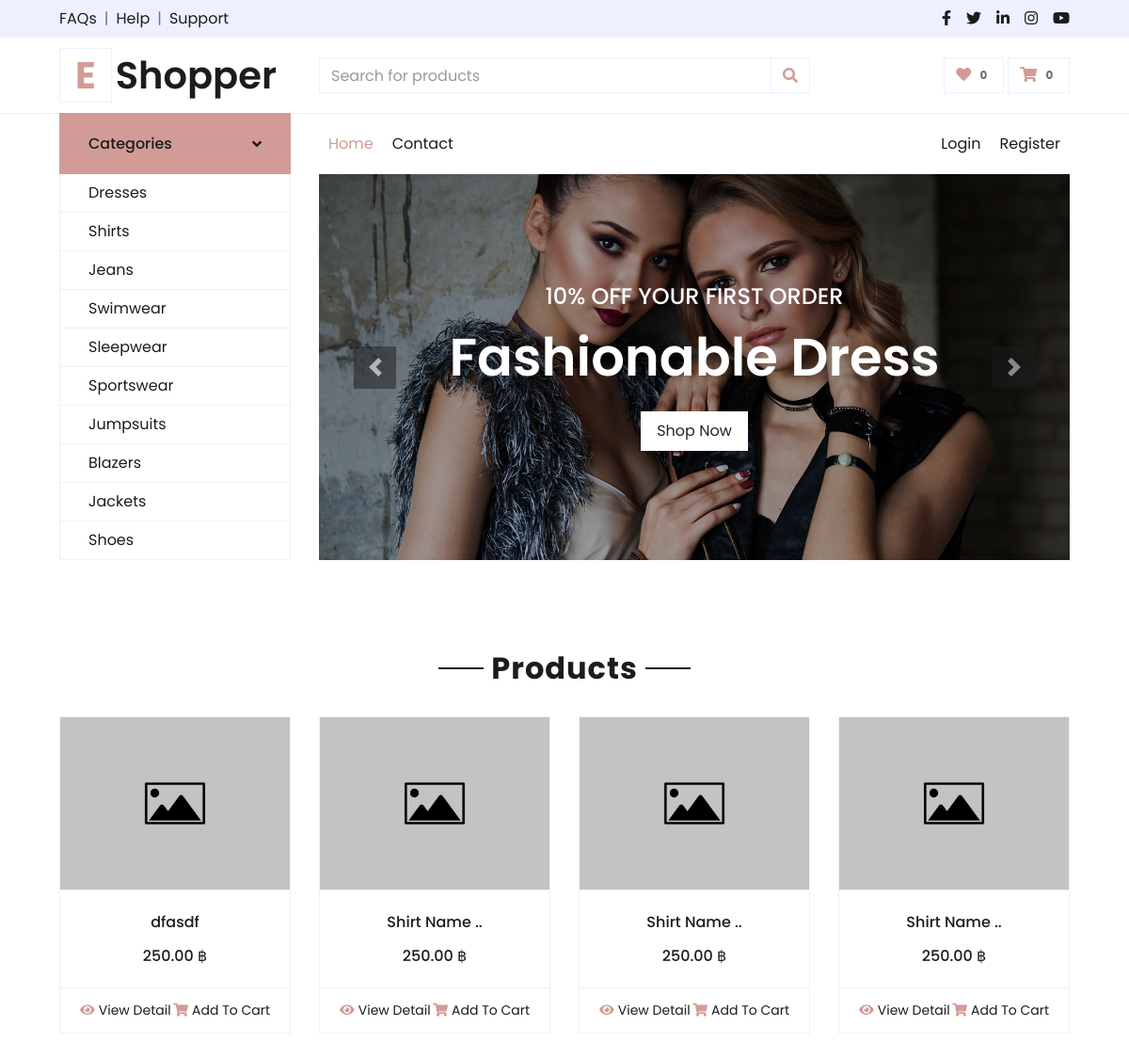
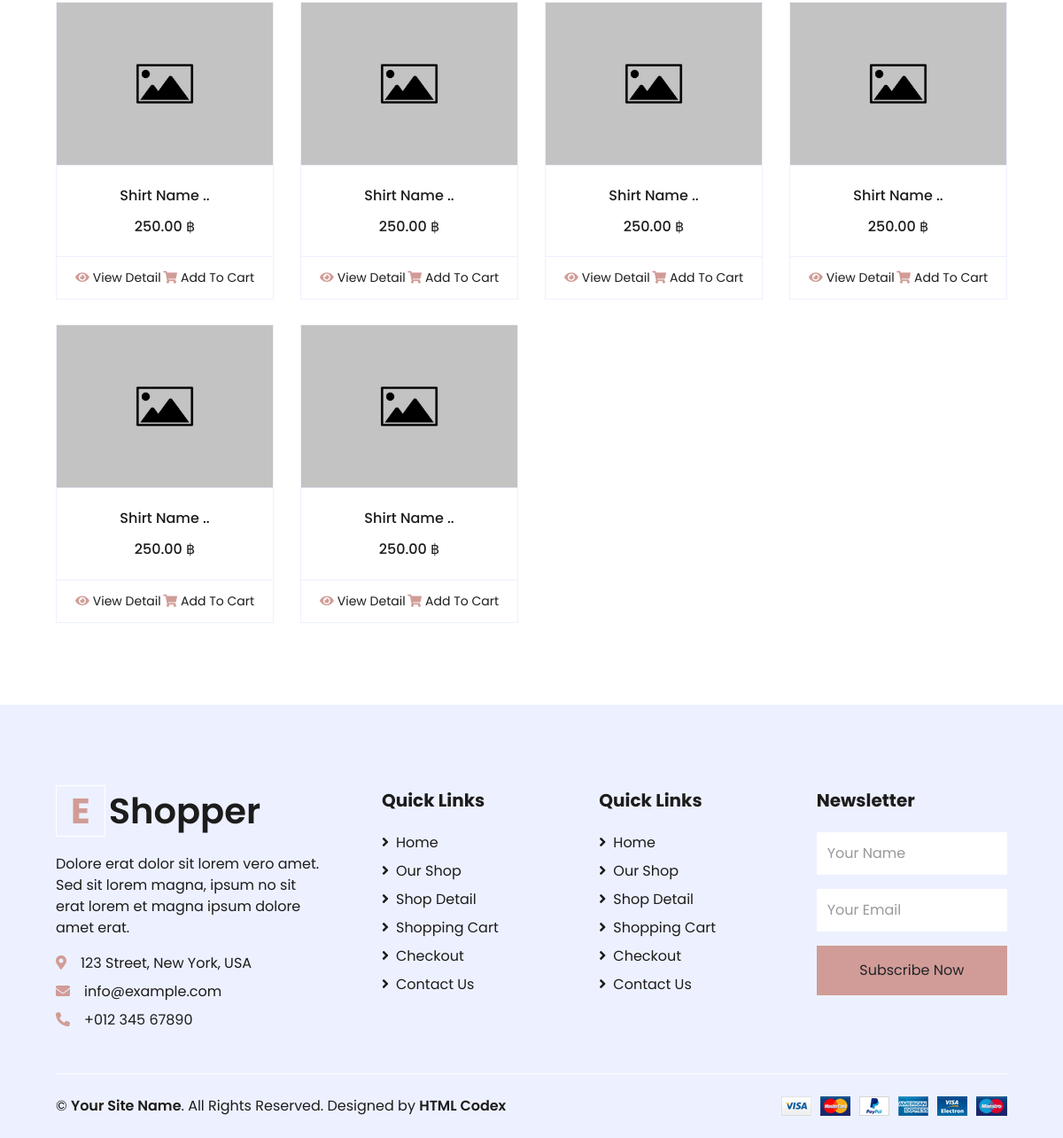
Page /store/home on the committed database (2 pictures, top to bottom).
### clothing_store/models.py (models this page shows, shortened)
class Product_List(models.Model):
    name = models.CharField(max_length=50, blank=True, null=True)
    GENDER_CHOICES = [
        ('male', 'ชาย ♂'),
        ('female', 'หญิง ♀'),
    ]
    gender = models.CharField(max_length=20, choices=GENDER_CHOICES)
    Size_CHOICES = [
        ('XS', 'XS'),
        ('S', 'S'),
        ('M', 'M'),
        ('L', 'L'),
        ('XL', 'XL'),
    ]
    size = models.CharField(max_length=20, choices=Size_CHOICES)
    price= models.DecimalField(max_digits=10, decimal_places=2)
    description = models.TextField(max_length=200, blank=True, null=True)
    plain_color = models.ForeignKey(Plain_Color, on_delete=models.CASCADE, blank=True, null=True)
    pattern = models.ForeignKey(Pattern, on_delete=models.CASCADE, blank=True, null=True) # ลวดลาย
    image_shirt = models.ImageField(upload_to='clothing_store/static/img/shirt/', default='default.png')

### clothing_store/views.py (the view)
# urls.py: path('store/home',views.IndexPageStore, name="home_index_store"),
def IndexPageStore(request):
    pd_list = Product_List.objects.all()
    data = dict()
    data['pd_list'] = pd_list
    return render(request, 'shop-template/index.html', data)

### clothing_store/templates/shop-template/index.html
{% extends 'shop-template/layout.html' %}
{% load static %}
{% block Products01 %}
<div class="container-fluid pt-5">
    <div class="text-center mb-4">
        <h2 class="section-title px-5"><span class="px-2">Products</span></h2>
    </div>
    <div class="row px-xl-5 pb-3">
        {% for row in pd_list %}
        <div class="col-lg-3 col-md-6 col-sm-12 pb-1">
            <div class="card product-item border-0 mb-4">
                <div class="card-header product-img position-relative overflow-hidden bg-transparent border p-0">
                    <img class="img-fluid w-100" src="{% if row.image_shirt == 'default.png' %}{% static 'shop-template/img/default-image.jpg' %}{% else %}{{ row.image_shirt.url }}{% endif %}" alt="Shirts">
                </div>
                <div class="card-body border-left border-right text-center p-0 pt-4 pb-3">
                    <h6 class="text-truncate mb-3">{{ row.name }}</h6>
                    <div class="d-flex justify-content-center">
                        <h6>{{ row.price }} ฿</h6>
                    </div>
                </div>
                <div class="card-footer d-flex justify-content-between bg-light border">
                    <a href="{% url 'home_detail_store' row.id %}" class="btn btn-sm text-dark p-0"><i class="fas fa-eye text-primary mr-1"></i>View Detail</a>
                    <a href="" class="btn btn-sm text-dark p-0"><i class="fas fa-shopping-cart text-primary mr-1"></i>Add To Cart</a>
                </div>
            </div>
        </div>
        {% endfor %}
    </div>
</div>
{% endblock %}

### clothing_store/templates/shop-template/layout.html (shortened to what this page needs)
{% load static %}
<!DOCTYPE html>
<html lang="en">
<head>
    <link href="https://cdnjs.cloudflare.com/ajax/libs/font-awesome/5.10.0/css/all.min.css" rel="stylesheet">
    <link href="lib/owlcarousel/assets/owl.carousel.min.css" rel="stylesheet">
    <link href="{% static 'shop-template/css/style.css' %}" rel="stylesheet">
</head>
<body>
    <div class="container-fluid">
        <div class="row bg-secondary py-2 px-xl-5">
            <div class="col-lg-6 d-none d-lg-block">
                <div class="d-inline-flex align-items-center">
                    <a class="text-dark" href="">FAQs</a>
                    <span class="text-muted px-2">|</span>
                    <a class="text-dark" href="">Help</a>
                    <span class="text-muted px-2">|</span>
                    <a class="text-dark" href="">Support</a>
                </div>
            </div>
            <div class="col-lg-6 text-center text-lg-right">
                <div class="d-inline-flex align-items-center">
                    <a class="text-dark px-2" href="">
                        <i class="fab fa-facebook-f"></i>
                    </a>
                    <a class="text-dark px-2" href="">
                        <i class="fab fa-twitter"></i>
                    </a>
                    <a class="text-dark px-2" href="">
                        <i class="fab fa-linkedin-in"></i>
                    </a>
                    <a class="text-dark px-2" href="">
                        <i class="fab fa-instagram"></i>
                    </a>
                    <a class="text-dark pl-2" href="">
                        <i class="fab fa-youtube"></i>
                    </a>
                </div>
            </div>
        </div>
        <div class="row align-items-center py-3 px-xl-5">
            <div class="col-lg-3 d-none d-lg-block">
                <a href="" class="text-decoration-none">
                    <h1 class="m-0 display-5 font-weight-semi-bold"><span class="text-primary font-weight-bold border px-3 mr-1">E</span>Shopper</h1>
                </a>
            </div>
            <div class="col-lg-6 col-6 text-left">
                <form action="">
                    <div class="input-group">
                        <input type="text" class="form-control" placeholder="Search for products">
                        <div class="input-group-append">
                            <span class="input-group-text bg-transparent text-primary">
                                <i class="fa fa-search"></i>
                            </span>
                        </div>
                    </div>
                </form>
            </div>
            <div class="col-lg-3 col-6 text-right">
                <a href="" class="btn border">
                    <i class="fas fa-heart text-primary"></i>
                    <span class="badge">0</span>
                </a>
                <a href="" class="btn border">
                    <i class="fas fa-shopping-cart text-primary"></i>
                    <span class="badge">0</span>
                </a>
            </div>
        </div>
    </div>
    <div class="container-fluid mb-5">
        <div class="row border-top px-xl-5">
            <div class="col-lg-3 d-none d-lg-block">
                <a class="btn shadow-none d-flex align-items-center justify-content-between bg-primary text-white w-100" data-toggle="collapse" href="#navbar-vertical" style="height: 65px; margin-top: -1px; padding: 0 30px;">
                    <h6 class="m-0">Categories</h6>
                    <i class="fa fa-angle-down text-dark"></i>
                </a>
                <nav class="collapse show navbar navbar-vertical navbar-light align-items-start p-0 border border-top-0 border-bottom-0" id="navbar-vertical">
                    <div class="navbar-nav w-100 overflow-hidden" style="height: 410px">
                        <a href="" class="nav-item nav-link">Dresses</a>
                        <a href="" class="nav-item nav-link">Shirts</a>
                        <a href="" class="nav-item nav-link">Jeans</a>
                        <a href="" class="nav-item nav-link">Swimwear</a>
                        <a href="" class="nav-item nav-link">Sleepwear</a>
                        <a href="" class="nav-item nav-link">Sportswear</a>
                        <a href="" class="nav-item nav-link">Jumpsuits</a>
                        <a href="" class="nav-item nav-link">Blazers</a>
                        <a href="" class="nav-item nav-link">Jackets</a>
                        <a href="" class="nav-item nav-link">Shoes</a>
                    </div>
                </nav>
            </div>
            <div class="col-lg-9">
                <nav class="navbar navbar-expand-lg bg-light navbar-light py-3 py-lg-0 px-0">
                    <div class="collapse navbar-collapse justify-content-between" id="navbarCollapse">
                        <div class="navbar-nav mr-auto py-0">
                            <a href="{% url 'home_index_store' %}" class="nav-item nav-link active">Home</a>
                            <a href="contact.html" class="nav-item nav-link">Contact</a>
                        </div>
                        <div class="navbar-nav ml-auto py-0">
                            <a href="" class="nav-item nav-link">Login</a>
                            <a href="" class="nav-item nav-link">Register</a>
                        </div>
                    </div>
                </nav>
                <div id="header-carousel" class="carousel slide" data-ride="carousel">
                    <div class="carousel-inner">
                        <div class="carousel-item active" style="height: 410px;">
                            <img class="img-fluid" src="img/carousel-1.jpg" alt="Image">
                            <div class="carousel-caption d-flex flex-column align-items-center justify-content-center">
                                <div class="p-3" style="max-width: 700px;">
                                    <h4 class="text-light text-uppercase font-weight-medium mb-3">10% Off Your First Order</h4>
                                    <h3 class="display-4 text-white font-weight-semi-bold mb-4">Fashionable Dress</h3>
                                    <a href="" class="btn btn-light py-2 px-3">Shop Now</a>
                                </div>
                            </div>
                        </div>
                    </div>
                    <a class="carousel-control-prev" href="#header-carousel" data-slide="prev">
                        <div class="btn btn-dark" style="width: 45px; height: 45px;">
                            <span class="carousel-control-prev-icon mb-n2"></span>
                        </div>
                    </a>
                    <a class="carousel-control-next" href="#header-carousel" data-slide="next">
                        <div class="btn btn-dark" style="width: 45px; height: 45px;">
                            <span class="carousel-control-next-icon mb-n2"></span>
                        </div>
                    </a>
                </div>
            </div>
        </div>
    </div>
    {% block Products01 %}
    {% endblock %}
    <div class="container-fluid bg-secondary text-dark mt-5 pt-5">
        <div class="row px-xl-5 pt-5">
            <div class="col-lg-4 col-md-12 mb-5 pr-3 pr-xl-5">
                <a href="" class="text-decoration-none">
                    <h1 class="mb-4 display-5 font-weight-semi-bold"><span class="text-primary font-weight-bold border border-white px-3 mr-1">E</span>Shopper</h1>
                </a>
                <p>Dolore erat dolor sit lorem vero amet. Sed sit lorem magna, ipsum no sit erat lorem et magna ipsum dolore amet erat.</p>
                <p class="mb-2"><i class="fa fa-map-marker-alt text-primary mr-3"></i>123 Street, New York, USA</p>
                <p class="mb-2"><i class="fa fa-envelope text-primary mr-3"></i>info@example.com</p>
                <p class="mb-0"><i class="fa fa-phone-alt text-primary mr-3"></i>+012 345 67890</p>
            </div>
            <div class="col-lg-8 col-md-12">
                <div class="row">
                    <div class="col-md-4 mb-5">
                        <h5 class="font-weight-bold text-dark mb-4">Quick Links</h5>
                        <div class="d-flex flex-column justify-content-start">
                            <a class="text-dark mb-2" href="index.html"><i class="fa fa-angle-right mr-2"></i>Home</a>
                            <a class="text-dark mb-2" href="shop.html"><i class="fa fa-angle-right mr-2"></i>Our Shop</a>
                            <a class="text-dark mb-2" href="detail.html"><i class="fa fa-angle-right mr-2"></i>Shop Detail</a>
                            <a class="text-dark mb-2" href="cart.html"><i class="fa fa-angle-right mr-2"></i>Shopping Cart</a>
                            <a class="text-dark mb-2" href="checkout.html"><i class="fa fa-angle-right mr-2"></i>Checkout</a>
                            <a class="text-dark" href="contact.html"><i class="fa fa-angle-right mr-2"></i>Contact Us</a>
                        </div>
                    </div>
                    <div class="col-md-4 mb-5">
                        <h5 class="font-weight-bold text-dark mb-4">Quick Links</h5>
                        <div class="d-flex flex-column justify-content-start">
                            <a class="text-dark mb-2" href="index.html"><i class="fa fa-angle-right mr-2"></i>Home</a>
                            <a class="text-dark mb-2" href="shop.html"><i class="fa fa-angle-right mr-2"></i>Our Shop</a>
                            <a class="text-dark mb-2" href="detail.html"><i class="fa fa-angle-right mr-2"></i>Shop Detail</a>
                            <a class="text-dark mb-2" href="cart.html"><i class="fa fa-angle-right mr-2"></i>Shopping Cart</a>
                            <a class="text-dark mb-2" href="checkout.html"><i class="fa fa-angle-right mr-2"></i>Checkout</a>
                            <a class="text-dark" href="contact.html"><i class="fa fa-angle-right mr-2"></i>Contact Us</a>
                        </div>
                    </div>
                    <div class="col-md-4 mb-5">
                        <h5 class="font-weight-bold text-dark mb-4">Newsletter</h5>
                        <form action="">
                            <div class="form-group">
                                <input type="text" class="form-control border-0 py-4" placeholder="Your Name" required="required" />
                            </div>
                            <div class="form-group">
                                <input type="email" class="form-control border-0 py-4" placeholder="Your Email"
                                    required="required" />
                            </div>
                            <div>
                                <button class="btn btn-primary btn-block border-0 py-3" type="submit">Subscribe Now</button>
                            </div>
                        </form>
                    </div>
                </div>
            </div>
        </div>
        <div class="row border-top border-light mx-xl-5 py-4">
            <div class="col-md-6 px-xl-0">
                <p class="mb-md-0 text-center text-md-left text-dark">
                    &copy; <a class="text-dark font-weight-semi-bold" href="#">Your Site Name</a>. All Rights Reserved. Designed
                    by
                    <a class="text-dark font-weight-semi-bold" href="https://htmlcodex.com">HTML Codex</a>
                </p>
            </div>
            <div class="col-md-6 px-xl-0 text-center text-md-right">
                <img class="img-fluid" src="img/payments.png" alt="">
            </div>
        </div>
    </div>
</body>
</html>

### rows in the picture
Product_List: name "dfasdf", price "250.00"
Product_List: name "Shirt Name ..", price "250.00"
Product_List: name "Shirt Name ..", price "250.00"
Product_List: name "Shirt Name ..", price "250.00"
Product_List: name "Shirt Name ..", price "250.00"
Product_List: name "Shirt Name ..", price "250.00"
Product_List: name "Shirt Name ..", price "250.00"
Product_List: name "Shirt Name ..", price "250.00"
Product_List: name "Shirt Name ..", price "250.00"
Product_List: name "Shirt Name ..", price "250.00"
